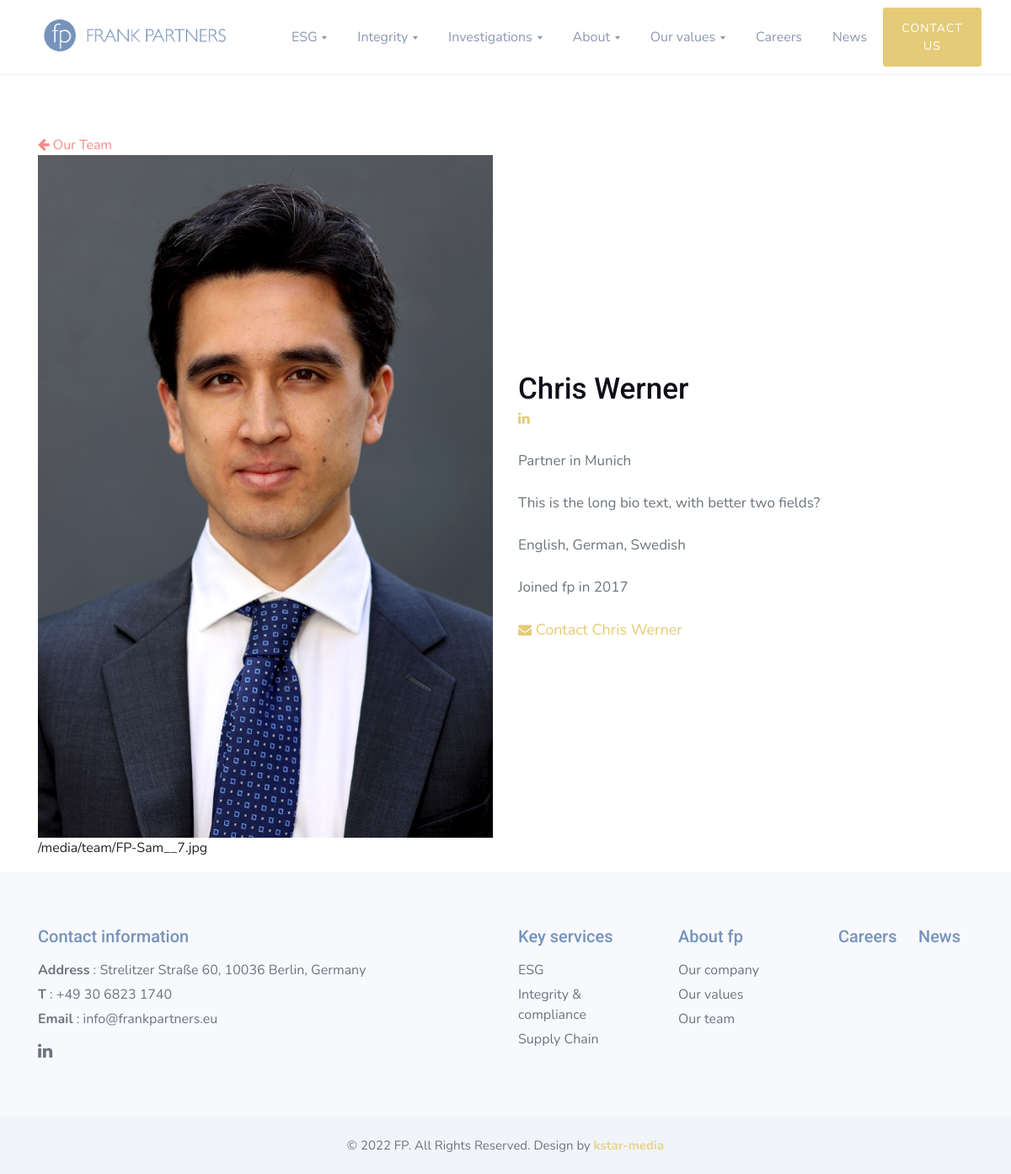
Before: /team/1 with the older database file.
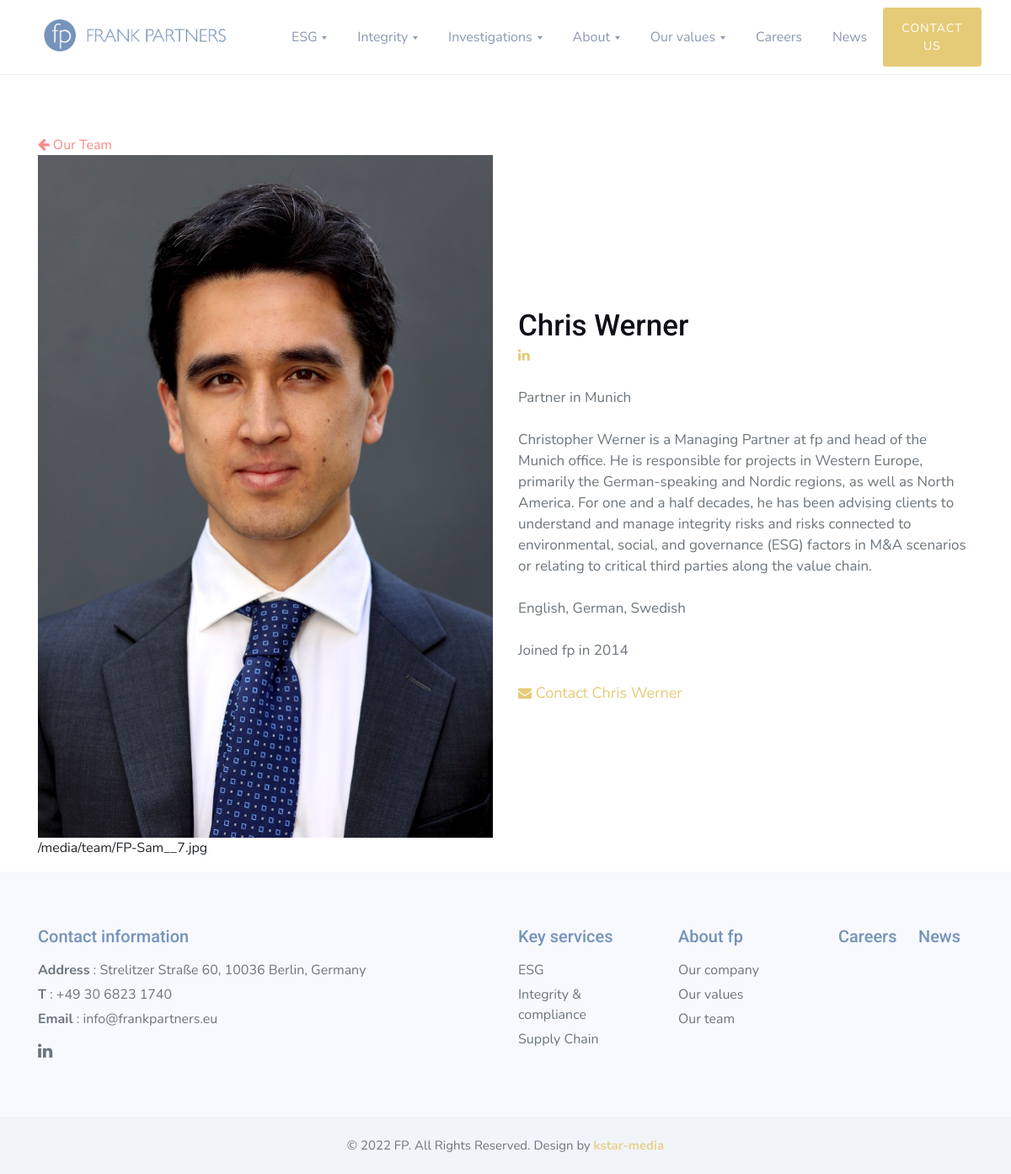
After: the same page with the newer database file.
### website/models.py (models this page shows)
class team(models.Model):
    firstname = models.CharField(max_length=500, blank=True, null=True)
    lastname = models.CharField(max_length=500, blank=True, null=True)
    position = models.CharField(max_length=500, blank=True, null=True)
    location = models.CharField(max_length=500, blank=True, null=True)
    pic = models.ImageField(upload_to ='team/', blank=True, null=True)
    linkedin = models.URLField (max_length=2000, blank=True, null=True)
    bio = models.CharField(max_length=50000, blank=True, null=True)
    languages = models.CharField(max_length=2000, blank=True, null=True)
    since = models.CharField(max_length=500, blank=True, null=True)
    email = models.EmailField(max_length=500, blank=True, null=True)

### website/views.py (the view)
# urls.py: path('team/<int:pk>', team_view, name='team'),
def team_view(request, pk):
    qs = team.objects.get(id=pk)
    print (qs)
    context = {
        "title":" ABOUT - Frank Partners",
        "headline": "Our Values",
        "text": "FP was established in 2012 as a boutique consultancy specialised in high-end intelligence and integrity due diligence on business partners, investment targets and third parties. Today, we are a diversified industry leader in compliance and ESG advisory services globally, pioneers in applying intelligence gathering skills to the fields of ESG and supply chain risk. Our clients – primarily investment firms and corporates in the Nordics and DACH region – engage us when they require analysis of risks and opportunities in connection with investment targets and business partners. We are known as thorough researchers, yet advisory services are always tailored to our clients’ specific needs. Our analysis helps to just to manage risks but also to seize opportunities – with a focus on value creation and improved sustainability. Never keen to just ‘tick boxes’, we guide our clients’ business strategy by providing actionable and smart recommendations.",
        "content": qs,
    }
    return render(request, 'sites/profile.html', context)

### website/templates/sites/profile.html
{% extends 'sites/base.html' %}
{% load static %}
{% block content %}
<section class="w3l-career1 py-5 mt-5">
</section>
{% include 'sites/snippets/profile.html' %}
{% endblock %}

### website/templates/sites/snippets/profile.html
{% load static %}
{% block content %}
<section class="w3l-index-block3">
      <div class="container py-md-3">
        <a href="{% url 'website:about' %}">
          <span><i class="fa fa-solid fa-arrow-left" aria-hidden="true"></i> Our Team</span>
        </a>
        <div class="row cwp17-two align-items-center">
          <div class="col-md-6 cwp17-image">
            <img class="img-fluid" alt="" src="{{ content.pic.url }}">
            {{ content.pic.url }}
          </div>
          <div class="col-md-6 cwp17-text">
            <h2>{{ content.firstname }} {{ content.lastname }}</h2>
            <a href="{{ content.linkedin }}" class="linkedin"><span class="fa fa-linkedin" aria-hidden="true"></span></a>
            <p> {{ content.position }} in {{ content.location }} </p>
            <p> {{ content.bio }} </p>
            <p> {{ content.languages }} </p>
            <p> Joined fp in {{ content.since }} </p>
            <div class="social">
              <a href="{{ content.email }}" class="email"><span class="fa fa-envelope" aria-hidden="true"> </span> Contact {{ content.firstname }} {{ content.lastname }}</a>
            </div>
          </div>
        </div>
    </div>
  </section>
  {% endblock %}

Changed rows visible on the page:
changed team "Chris": bio "This is the long bio text, with better two fields?" → "Christopher Werner is a Managing Partner at fp and head of the Munich office. He is responsible for projects in Western Europe, primarily the German-speaking and Nordic regions, as well as North America. For one and a half decades, he has been advising clients to understand and manage integrity risks and risks connected to environmental, social, and governance (ESG) factors in M&A scenarios or relating to critical third parties along the value chain."; since "2017" → "2014"
